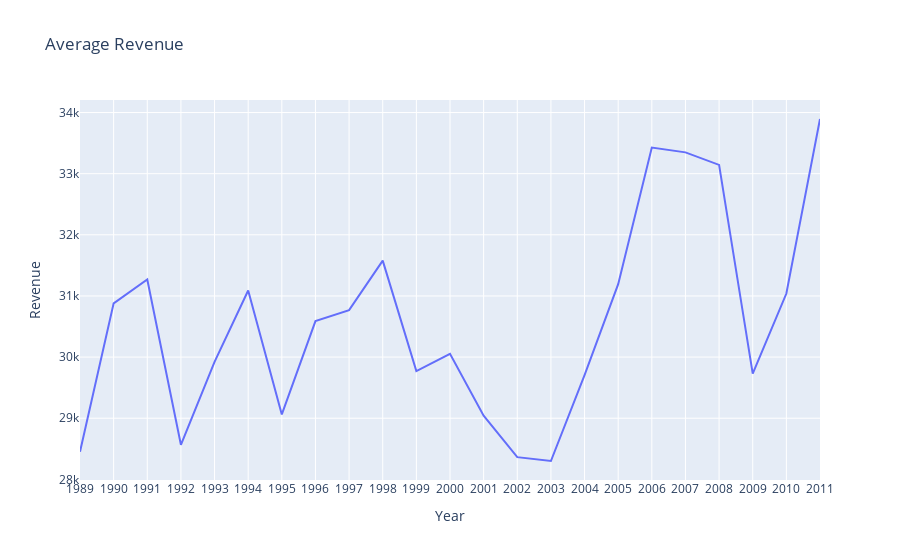

The notebook cell this image was saved under:
### Code cell
average_sales = (df_temp.groupby("saleYear").mean().squeeze())

x = average_sales.reset_index()["saleYear"].astype("str").values.tolist()
y = average_sales["SalePrice"].values.tolist()
trndfg = go.Figure()
trndfg.add_trace(go.Scatter(x=x,y=y,name="Average Sales"))
trndfg.update_layout(title=" Average Revenue",xaxis_title="Year",yaxis_title="Revenue")
trndfg.show()

### Figure 1 — Plotly figure (JSON) as saved in the notebook; plotly's stock layout.template omitted (floating-point values rounded to 4 significant figures)
{"data": [{"name": "Average Sales", "type": "scatter", "x": ["1989", "1990", "1991", "1992", "1993", "1994", "1995", "1996", "1997", "1998", "1999", "2000", "2001", "2002", "2003", "2004", "2005", "2006", "2007", "2008", "2009", "2010", "2011"], "y": [28450.0, 30880.0, 31270.0, 28570.0, 29920.0, 31090.0, 29060.0, 30590.0, 30770.0, 31580.0, 29770.0, 30050.0, 29040.0, 28360.0, 28300.0, 29700.0, 31190.0, 33430.0, 33350.0, 33140.0, 29730.0, 31040.0, 33890.0]}], "layout": {"title": {"text": " Average Revenue"}, "xaxis": {"title": {"text": "Year"}}, "yaxis": {"title": {"text": "Revenue"}}}}
